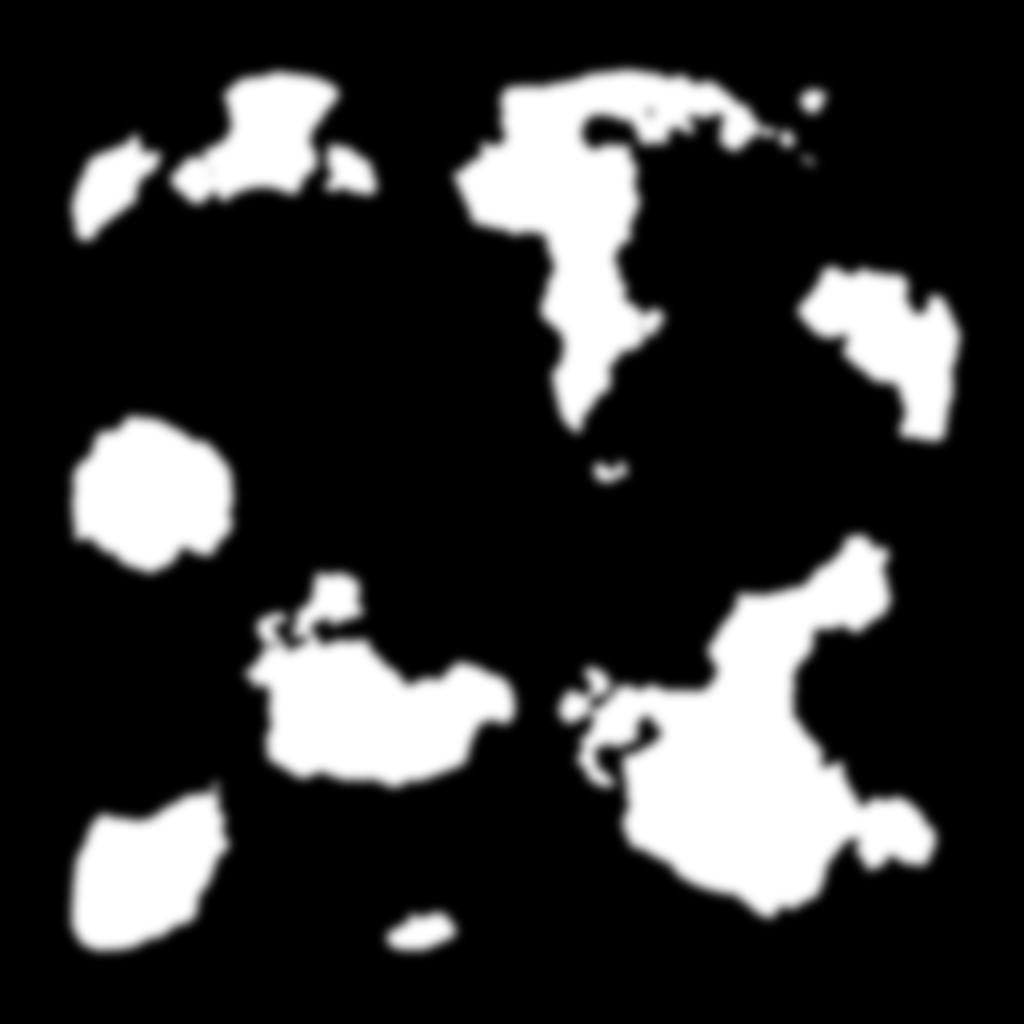

Reproduce this figure in Python.
#!/usr/bin/env python3
"""
Binary cloud silhouettes (black/white) using thresholded fractal Perlin noise.

Outputs a PNG where white regions look like cloud blobs on a black background.

Requires: numpy, pillow
  pip install numpy pillow
"""

from __future__ import annotations
import math
import argparse
import numpy as np
from PIL import Image, ImageFilter
import os


def fade(t: np.ndarray) -> np.ndarray:
    # Perlin fade curve: 6t^5 - 15t^4 + 10t^3
    return t * t * t * (t * (t * 6 - 15) + 10)


def lerp(a: np.ndarray, b: np.ndarray, t: np.ndarray) -> np.ndarray:
    return a + t * (b - a)


def perlin2d(width: int, height: int, scale: float, seed: int, tileable: bool = False) -> np.ndarray:
    """
    2D Perlin noise in [0, 1], roughly.
    scale: higher -> larger features (because we sample fewer grid cells).
    tileable: if True, the noise will tile seamlessly.
    """
    if scale <= 0:
        raise ValueError("scale must be > 0")

    rng = np.random.default_rng(seed)

    if tileable:
        # For tileable noise, we need an integer number of cells that wrap
        grid_w = max(1, int(round(width / scale)))
        grid_h = max(1, int(round(height / scale)))

        # Coordinate grid spans exactly grid_w x grid_h cells
        xs = np.linspace(0, grid_w, width, endpoint=False)
        ys = np.linspace(0, grid_h, height, endpoint=False)
        x, y = np.meshgrid(xs, ys)

        x0 = np.floor(x).astype(int)
        y0 = np.floor(y).astype(int)
        x1 = x0 + 1
        y1 = y0 + 1

        # Local coordinates within each cell
        sx = x - x0
        sy = y - y0

        # Generate gradient grid (will wrap via modulo)
        angles = rng.uniform(0.0, 2.0 * math.pi, size=(grid_h, grid_w))
        grads = np.dstack((np.cos(angles), np.sin(angles)))  # (gy, gx, 2)

        def grad_at(ix: np.ndarray, iy: np.ndarray) -> tuple[np.ndarray, np.ndarray]:
            # Wrap coordinates for seamless tiling
            gi = ix % grid_w
            gj = iy % grid_h
            g = grads[gj, gi]
            return g[..., 0], g[..., 1]
    else:
        # Coordinate grid in "noise space"
        xs = np.linspace(0, width / scale, width, endpoint=False)
        ys = np.linspace(0, height / scale, height, endpoint=False)
        x, y = np.meshgrid(xs, ys)

        x0 = np.floor(x).astype(int)
        y0 = np.floor(y).astype(int)
        x1 = x0 + 1
        y1 = y0 + 1

        # Local coordinates within each cell
        sx = x - x0
        sy = y - y0

        # Create a gradient vector for each integer lattice point needed
        gx_min, gx_max = x0.min(), x1.max()
        gy_min, gy_max = y0.min(), y1.max()

        grid_w = gx_max - gx_min + 1
        grid_h = gy_max - gy_min + 1

        angles = rng.uniform(0.0, 2.0 * math.pi, size=(grid_h, grid_w))
        grads = np.dstack((np.cos(angles), np.sin(angles)))  # (gy, gx, 2)

        def grad_at(ix: np.ndarray, iy: np.ndarray) -> tuple[np.ndarray, np.ndarray]:
            # Map absolute lattice coords to gradient grid indices
            gi = ix - gx_min
            gj = iy - gy_min
            g = grads[gj, gi]
            return g[..., 0], g[..., 1]

    # Fetch gradients at corners
    g00x, g00y = grad_at(x0, y0)
    g10x, g10y = grad_at(x1, y0)
    g01x, g01y = grad_at(x0, y1)
    g11x, g11y = grad_at(x1, y1)

    # Vectors from corner to point
    dx0 = sx
    dy0 = sy
    dx1 = sx - 1.0
    dy1 = sy - 1.0

    # Dot products
    n00 = g00x * dx0 + g00y * dy0
    n10 = g10x * dx1 + g10y * dy0
    n01 = g01x * dx0 + g01y * dy1
    n11 = g11x * dx1 + g11y * dy1

    # Interpolate
    u = fade(sx)
    v = fade(sy)
    nx0 = lerp(n00, n10, u)
    nx1 = lerp(n01, n11, u)
    nxy = lerp(nx0, nx1, v)

    # Normalize roughly from [-~0.7, ~0.7] into [0,1]
    nxy = (nxy - nxy.min()) / (nxy.max() - nxy.min() + 1e-12)
    return nxy.astype(np.float32)


def fbm(width: int, height: int, base_scale: float, octaves: int, lacunarity: float, gain: float, seed: int, tileable: bool = False) -> np.ndarray:
    """
    Fractal Brownian Motion: sum of octaves of Perlin with increasing frequency.
    Returns [0,1].
    """
    total = np.zeros((height, width), dtype=np.float32)
    amp = 1.0
    amp_sum = 0.0
    scale = base_scale

    for i in range(octaves):
        n = perlin2d(width, height, scale=scale, seed=seed + 1013 * i, tileable=tileable)
        total += n * amp
        amp_sum += amp
        amp *= gain
        scale /= lacunarity  # smaller scale => higher frequency detail

    total /= (amp_sum + 1e-12)
    total = np.clip(total, 0.0, 1.0)
    return total


def main() -> None:
    # Get the directory where this script is located
    script_dir = os.path.dirname(os.path.abspath(__file__))
    default_output = os.path.join(script_dir, "clouds_bw.png")

    ap = argparse.ArgumentParser(description="Generate black/white cloud blobs using thresholded fBm Perlin noise.")
    ap.add_argument("--width", type=int, default=1024)
    ap.add_argument("--height", type=int, default=1024)
    ap.add_argument("--base-scale", type=float, default=220.0, help="Bigger => larger cloud masses.")
    ap.add_argument("--octaves", type=int, default=5, help="More => more edge detail.")
    ap.add_argument("--lacunarity", type=float, default=2.0)
    ap.add_argument("--gain", type=float, default=0.5)
    ap.add_argument("--bias-power", type=float, default=1.0, help="Apply pow(noise, bias_power) before threshold. >1 tightens cores.")
    ap.add_argument("--threshold", type=float, default=0.55, help="Higher => fewer white clouds.")
    ap.add_argument("--invert", action="store_true", help="Invert output (clouds black on white).")
    ap.add_argument("--tileable", action="store_true", help="Make noise seamlessly tileable.")
    ap.add_argument("--padding", type=int, default=0, help="Padding in pixels where clouds fade to black at edges.")
    ap.add_argument("--smooth", type=float, default=3, help="Blur noise before threshold for rounder cloud shapes.")
    ap.add_argument("--feather", type=float, default=5, help="Blur after threshold for soft feathered edges.")
    ap.add_argument("--seed", type=int, default=7)
    ap.add_argument("--out", type=str, default=default_output)
    args = ap.parse_args()

    n = fbm(
        width=args.width,
        height=args.height,
        base_scale=args.base_scale,
        octaves=args.octaves,
        lacunarity=args.lacunarity,
        gain=args.gain,
        seed=args.seed,
        tileable=args.tileable,
    )

    if args.bias_power != 1.0:
        n = np.power(np.clip(n, 0.0, 1.0), args.bias_power)

    # Blur the noise before thresholding for rounder cloud shapes
    if args.smooth > 0:
        n_img = Image.fromarray((n * 255).astype(np.uint8), mode="L")
        n_img = n_img.filter(ImageFilter.GaussianBlur(radius=args.smooth))
        n = np.array(n_img).astype(np.float32) / 255.0

    # Apply edge padding - fade noise to 0 near edges so no clouds get cut off
    if args.padding > 0:
        h, w = n.shape
        # Create falloff masks for each edge
        x = np.arange(w)
        y = np.arange(h)
        # Distance from each edge, normalized to [0,1] over the padding zone
        left = np.clip(x / args.padding, 0, 1)
        right = np.clip((w - 1 - x) / args.padding, 0, 1)
        top = np.clip(y / args.padding, 0, 1)
        bottom = np.clip((h - 1 - y) / args.padding, 0, 1)
        # Combine: minimum distance from any edge
        mask_x = np.minimum(left, right)
        mask_y = np.minimum(top, bottom)
        # Smooth falloff using the fade curve
        mask_x = fade(mask_x)
        mask_y = fade(mask_y)
        # 2D mask is product of x and y falloffs
        mask = np.outer(mask_y, mask_x).astype(np.float32)
        n = n * mask

    # Threshold to binary
    bw = (n > args.threshold).astype(np.uint8) * 255

    if args.invert:
        bw = 255 - bw

    img = Image.fromarray(bw, mode="L")

    # Feather the edges for soft cloud boundaries
    if args.feather > 0:
        img = img.filter(ImageFilter.GaussianBlur(radius=args.feather))

    img.save(args.out)
    print(f"Wrote {args.out}")


if __name__ == "__main__":
    main()
